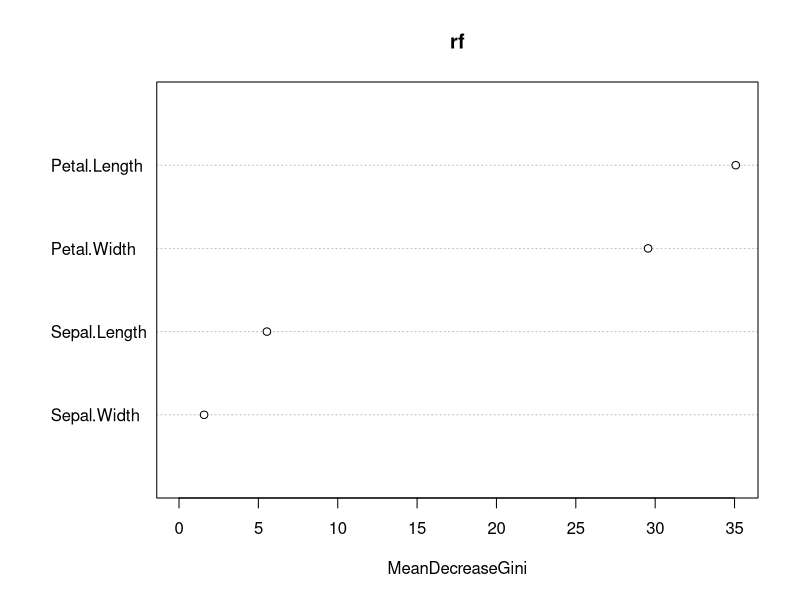
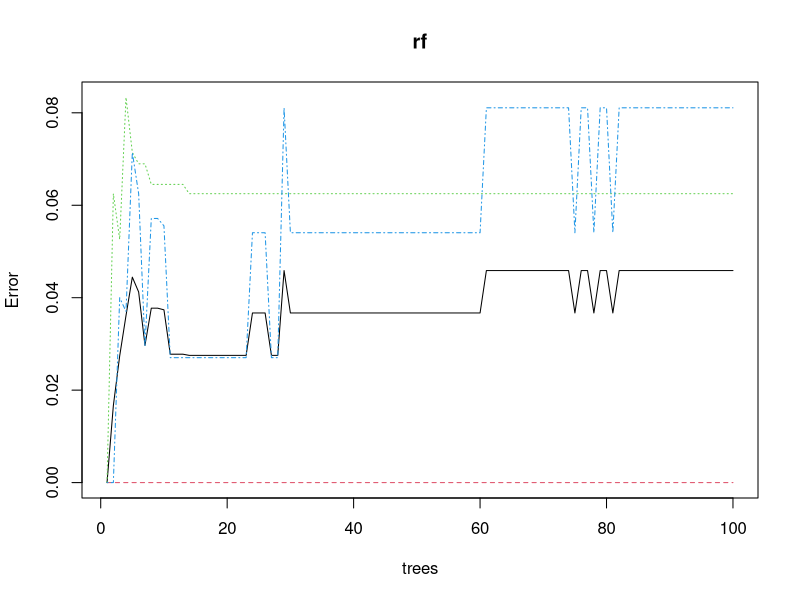
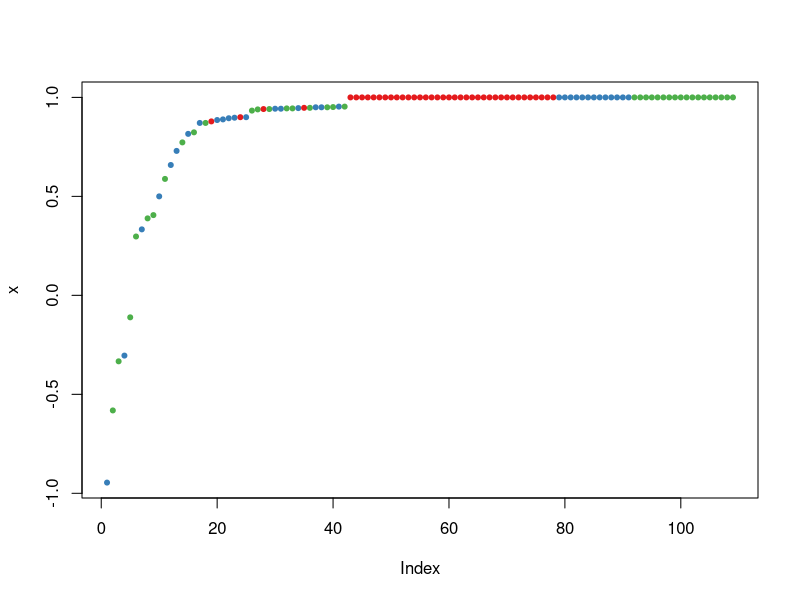

Generate these figures, in order, with R:
setwd('C:\\Users\\Ivan.Liuyanfeng\\Desktop\\ata_Mining_Work_Space\\rdatamining')
ind <- sample(2, nrow(iris), replace=TRUE, prob=c(0.7, 0.3))
trainData <- iris[ind==1,]
testData <- iris[ind==2,]
library(randomForest)
rf <- randomForest(Species ~ ., data=trainData, ntree=100, proximity=TRUE)
table(predict(rf), trainData$Species)
print(rf)
attributes(rf)
png('random_forest.png')
plot(rf)
dev.off()
importance(rf)
varImpPlot(rf)

irisPred <- predict(rf, newdata=testData)
table(irisPred, testData$Species)
png('random_forest_2.png')
plot(margin(rf, testData$Species))
dev.off()
